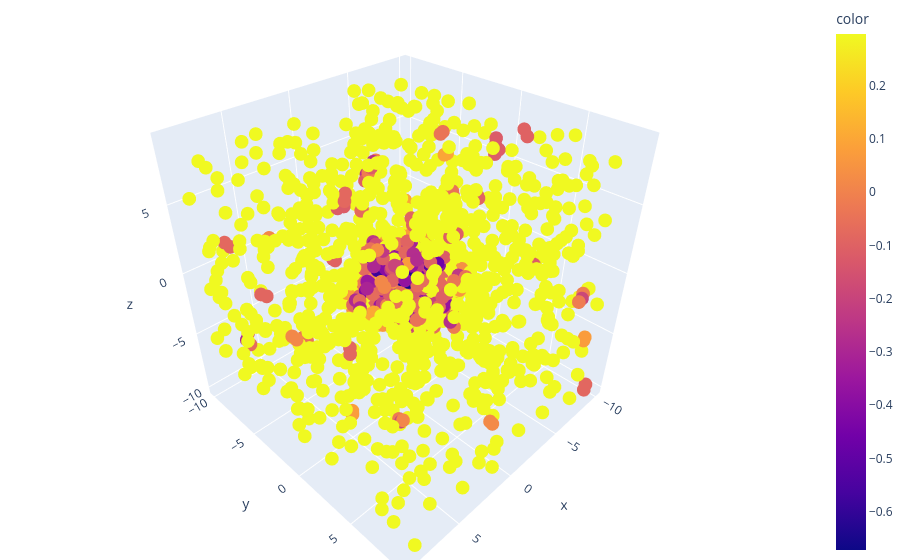

The notebook cell saved with this chart:
### Code cell
# Interactive plot
import plotly.express as px
fig = px.scatter_3d(x=xs, y=ys, z=zs, color = np.real(embedding[:,0]))
fig.update_layout(margin=dict(l=0, r=0, b=0, t=0))
fig.show()

### Figure 1 — Plotly figure (JSON) as saved in the notebook; plotly's stock layout.template omitted (floating-point values rounded to 4 significant figures; data arrays with more than 128 entries replaced by an {"elided": "..."} marker saying what was removed)
{"data": [{"hovertemplate": "x=%{x}<br>y=%{y}<br>z=%{z}<br>color=%{marker.color}<extra></extra>", "legendgroup": "", "marker": {"color": {"elided": "2200 float values"}, "coloraxis": "coloraxis", "symbol": "circle"}, "mode": "markers", "name": "", "scene": "scene", "showlegend": false, "type": "scatter3d", "x": {"elided": "2200 float values"}, "y": {"elided": "2200 float values"}, "z": {"elided": "2200 float values"}}], "layout": {"coloraxis": {"colorbar": {"title": {"text": "color"}}, "colorscale": [[0, "#0d0887"], [0.1111, "#46039f"], [0.2222, "#7201a8"], [0.3333, "#9c179e"], [0.4444, "#bd3786"], [0.5556, "#d8576b"], [0.6667, "#ed7953"], [0.7778, "#fb9f3a"], [0.8889, "#fdca26"], [1, "#f0f921"]]}, "legend": {"tracegroupgap": 0}, "margin": {"b": 0, "l": 0, "r": 0, "t": 0}, "scene": {"domain": {"x": [0, 1], "y": [0, 1]}, "xaxis": {"title": {"text": "x"}}, "yaxis": {"title": {"text": "y"}}, "zaxis": {"title": {"text": "z"}}}}}
